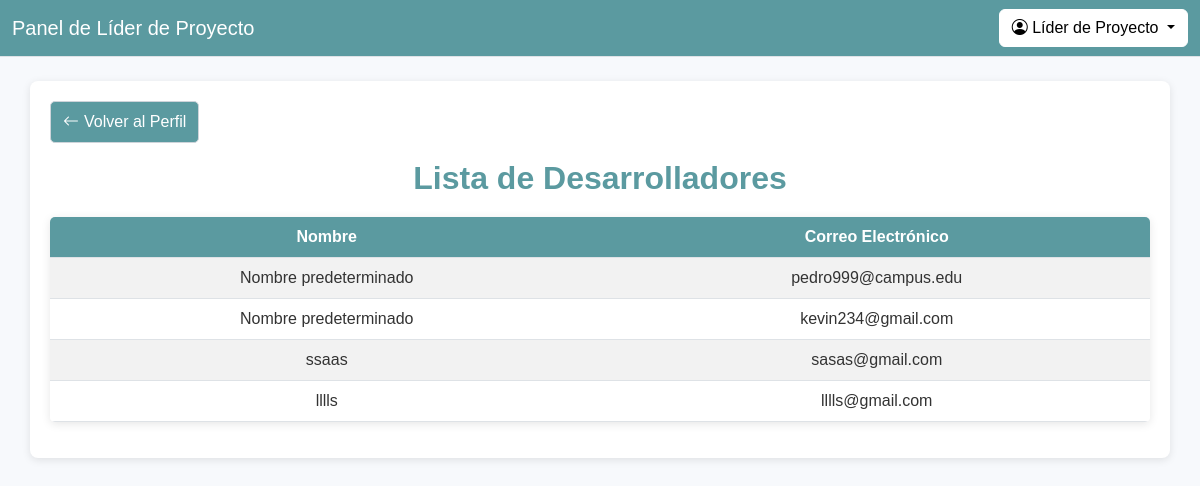
The app's page /listar_desarrolladores/, older data.
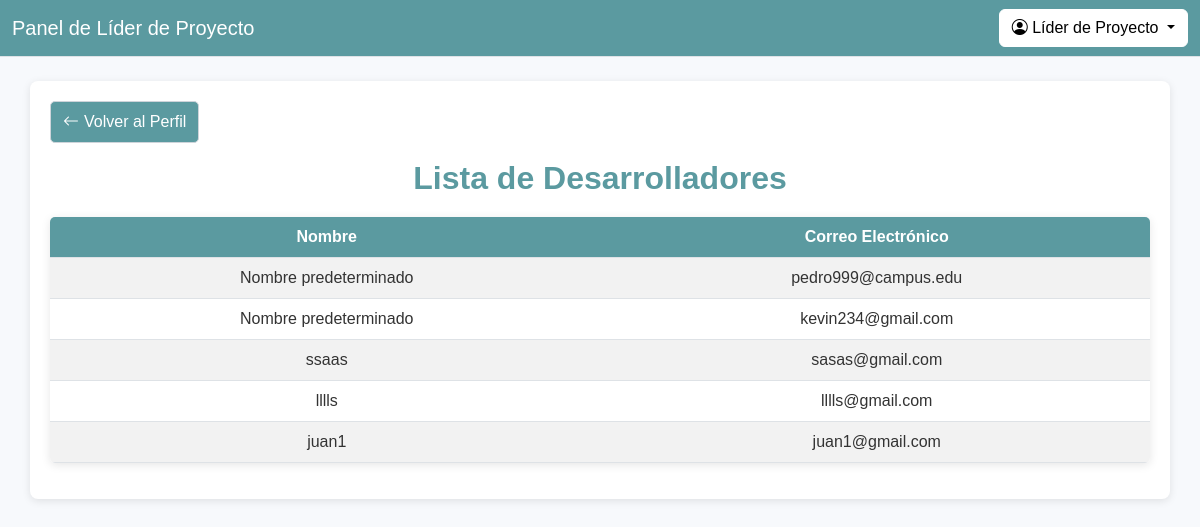
The same page, newer data.
### project/models.py (models this page shows, shortened)
class Desarrollador(models.Model):
    id = models.AutoField(primary_key=True)
    usuario = models.OneToOneField(Usuario, on_delete=models.CASCADE)

class Usuario(models.Model):
    ADMINISTRADOR = 'Administrador'
    LIDER_PROYECTO = 'Líder de Proyecto'
    DESARROLLADOR = 'Desarrollador'
    ROLES = [
        (ADMINISTRADOR, 'Administrador'),
        (LIDER_PROYECTO, 'Líder de Proyecto'),
        (DESARROLLADOR, 'Desarrollador'),
    ]
    id = models.AutoField(primary_key=True)
    nombre = models.CharField(max_length=100, default="Nombre predeterminado")
    correo_electronico = models.EmailField(unique=True)
    contrasena = models.CharField(max_length=255)
    rol = models.CharField(max_length=50, choices=ROLES, default=DESARROLLADOR)

### project/views.py (the view)
# urls.py: path('listar_desarrolladores/', views.listar_desarrolladores, name='listar_desarrolladores'),
def listar_desarrolladores(request):
    desarrolladores = Desarrollador.objects.all()
    return render(request, 'listar_desarrolladores.html', {'desarrolladores': desarrolladores})

### project/templates/listar_desarrolladores.html (shortened to what this page needs)
{% load static %}
<!DOCTYPE html>
<html lang="es">
<head>
    <link href="https://cdn.jsdelivr.net/npm/bootstrap@5.3.3/dist/css/bootstrap.min.css" rel="stylesheet">
    <link href="https://cdn.jsdelivr.net/npm/bootstrap-icons/font/bootstrap-icons.css" rel="stylesheet">
    <link href="{% static 'css/listar_desarrolladores.css' %}" rel="stylesheet">
</head>
<body>
     <nav class="navbar navbar-expand-lg navbar-light bg-light border-bottom">
        <div class="container-fluid">
            <span class="navbar-brand">Panel de Líder de Proyecto</span>
            <div class="dropdown ms-auto">
                <button class="btn btn-secondary dropdown-toggle" type="button" id="perfilMenu" data-bs-toggle="dropdown" aria-expanded="false">
                    <i class="bi bi-person-circle"></i> Líder de Proyecto
                </button>
            </div>
        </div>
    </nav>
    <div class="container mt-4">
        <a href=""
            class="flecha-regresar mb-3" >
                <i class="bi bi-arrow-left"></i> Volver al Perfil
        </a>
        <h2 class="text-center">Lista de Desarrolladores</h2>
        <table class="table table-striped table-hover">
            <thead>
                <tr>
                    <th scope="col">Nombre</th>
                    <th scope="col">Correo Electrónico</th>
                </tr>
            </thead>
            <tbody>
                {% for desarrollador in desarrolladores %}
                    <tr>
                        <td>{{ desarrollador.usuario.nombre }}</td>
                        <td>{{ desarrollador.usuario.correo_electronico }}</td>
                    </tr>
                {% endfor %}
            </tbody>
        </table>
    </div>
</body>
</html>

Row changes from the older to the newer data that the page shows:
added Desarrollador: usuario.nombre "juan1", usuario.correo_electronico "juan1@gmail.com"
